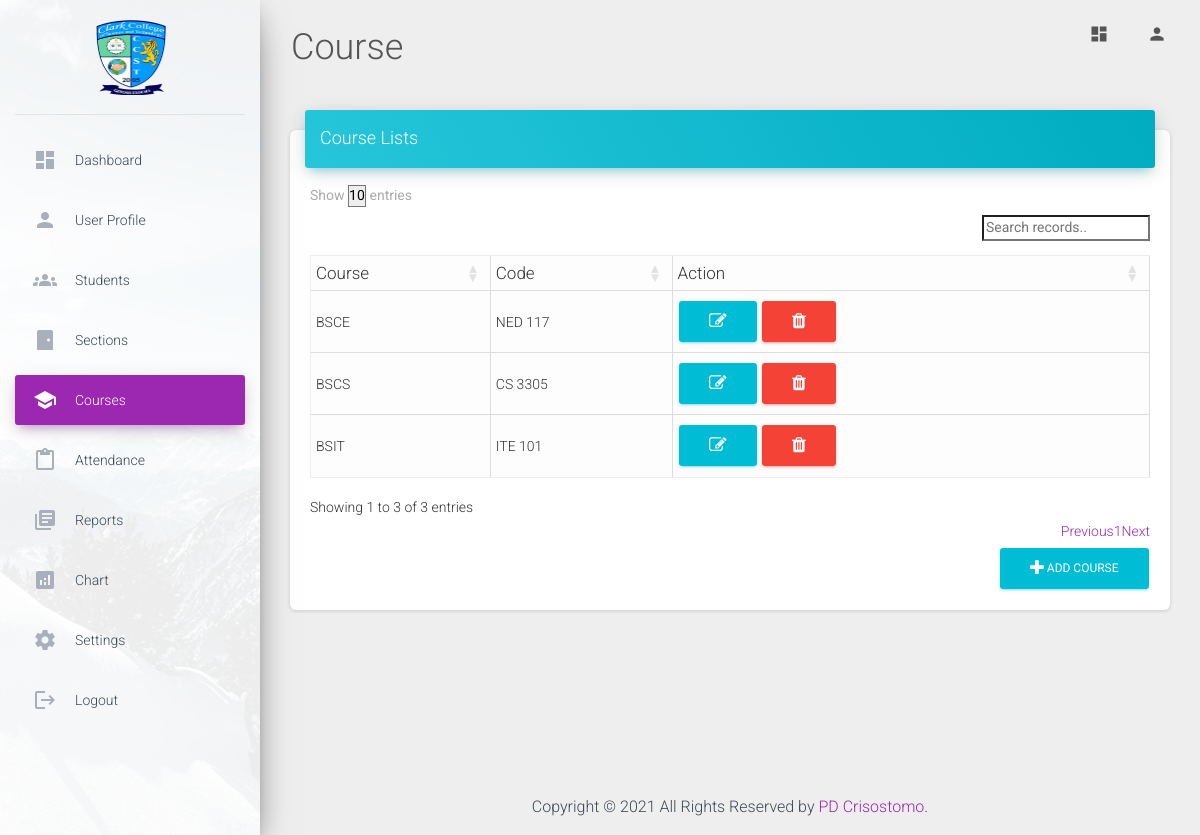
/view/courses.php (signed in), run on the app's committed database.
### tables this page shows
CREATE TABLE `courses` (
  `id` int(11) NOT NULL,
  `uid` varchar(255) NOT NULL,
  `course` varchar(255) NOT NULL,
  `code` varchar(255) NOT NULL,
  `date_added` timestamp NOT NULL DEFAULT current_timestamp() ON UPDATE current_timestamp()
);

### view/courses.php (the view, shortened to what this page needs)
<?php require_once('./header.php')?>
		<div class="sidebar-wrapper">
		  <ul class="nav">
			 <li class="nav-item  ">
				<a class="nav-link" href="./dashboard.php">
				  <i class="material-icons">dashboard</i>
				  <p>Dashboard</p>
				</a>
			 </li>
			 <li class="nav-item ">
				<a class="nav-link" href="./user.php">
				  <i class="material-icons">person</i>
				  <p>User Profile</p>
				</a>
			 </li>
			 <li class="nav-item ">
				<a class="nav-link" href="./students.php">
				  <i class="material-icons">groups</i>
				  <p>Students</p>
				</a>
			 </li>
			 <li class="nav-item ">
         		<a class="nav-link" href="./sections.php">
            	   <i class="material-icons">sensor_door</i>
           		   <p>Sections</p>
         		 </a>
          	 </li>
			 <li class="nav-item active">
				<a class="nav-link" href="./courses.php">
				  <i class="material-icons">school</i>
				  <p>Courses</p>
				</a>
			 </li>
			 <li class="nav-item ">
				<a class="nav-link" href="./attendance.php">
				  <i class="material-icons">content_paste</i>
				  <p>Attendance</p>
				</a>
			 </li>
			 <li class="nav-item ">
				<a class="nav-link" href="./reports.php">
				  <i class="material-icons">library_books</i>
				  <p>Reports</p>
				</a>
			 </li>
			 <li class="nav-item ">
				<a class="nav-link" href="./chart.php">
				  <i class="material-icons">analytics</i>
				  <p>Chart</p>
				</a>
			 </li>
			 <li class="nav-item  ">
				<a class="nav-link" href="./settings.php">
				  <i class="material-icons">settings</i>
				  <p>Settings</p>
				</a>
			 </li>
			 <li class="nav-item ">
				<a class="nav-link" href="../logout.php">
				  <i class="material-icons">logout</i>
				  <p>Logout</p>
				</a>
			 </li>
		  </ul>
		</div>
	 </div>
	 <div class="main-panel">
		<nav class="navbar navbar-expand-lg navbar-transparent navbar-absolute fixed-top ">
		  <div class="container-fluid">
			 <div class="navbar-wrapper">
				<a class="navbar-brand" href="javascript:;"><h2>Course</h2></a>
			 </div>
			 <?php require_once('./navbar.php')?>
		  </div>
		</nav>
		<div class="content">
		  <div class="container-fluid">
			 <div class="row">
				<div class="col-md-12">
				  <div class="card">
					 <div class="card-header card-header-info">
						<h4 class="card-title ">Course Lists</h4>
					 </div>
					 <div class="card-body">
						<div class="table-responsive">
							 <table id="datatableid"class="table table-bordered table-light table-sm">
								<?php
								     $connection = mysqli_connect("localhost", "root", "", "attendance-monitoring-system");
								  	 $uid = $_SESSION['id'];
									 $query = "SELECT * FROM courses WHERE uid='$uid' ";
									 $query_run = mysqli_query($connection, $query);
							 ?>
								<thead>
								  <tr>
									 <th>Course</th>
									 <th>Code</th>
									 <th>Action</th>
								  </tr>
								</thead>
								<tbody>
								  <?php
								  if(mysqli_num_rows($query_run) > 0)
								  {
									 while($row = mysqli_fetch_assoc($query_run))
									 {
										?>
								  <tr>
											 <td ><?php echo $row['course']?></td>
											 <td ><?php echo $row['code']?></td>
											 <td>
											 <button type="submit" class="btn btn-info editbtn" name="edit_btn" title="Edit"><i class="fa fa-pencil-square-o" aria-hidden="true"></i></button>
											 <button type="submit" class="btn btn-danger deletebtn" name="delete_btn" title="Delete"> <i class="fa fa-trash" aria-hidden="true"></i></button>
											 </td>
								  </tr>
								  <?php
									 }
								  }
								  else{
								  }
								  ?>
									 </tbody>
										 </table>
							<button type="submit" class="btn btn-info pull-right" data-toggle="modal" data-target="#exampleModalCenter" name="add_btn"><i class="fa fa-plus" aria-hidden="true"></i>  Add Course</button>
						</div>
					 </div>
				  </div>
				</div>
			 </div>
		  </div>
		</div>
		<footer>
				<br><br>
				<center>
				<div class="col-md-8 col-sm-6 col-xs-12">
				<p class="copyright-text">Copyright &copy; 2021 All Rights Reserved by
				 <a href="#">PD Crisostomo</a>.
				</p>
			 </div>
			 </center>
			 </footer>
	 </div>
  </div>
</body>
</html>

### data on the page
courses: course "BSCE", code "NED 117"
courses: course "BSCS", code "CS 3305"
courses: course "BSIT", code "ITE 101"
